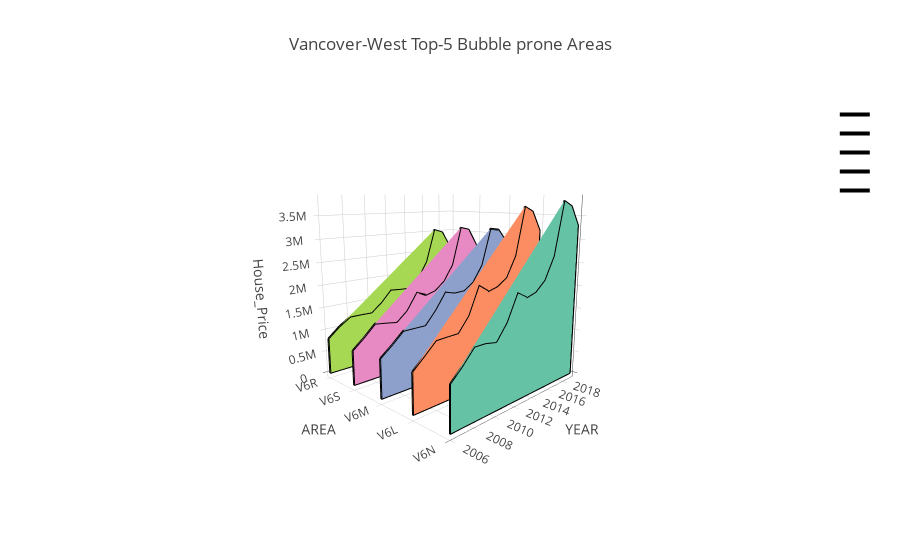

Write notebook code for a chart like this one.
### Markdown cell above
# House Price Comparison on Top-5 Bubbled Areas - 3D Plot

### Code cell
#Loading the list of Bubble proned areas(Obtained from Analysis)
Bubble_Records = pd.read_csv('hpi_van_west.csv')
Bubble_Top5=Bubble_Records.sort_values(by=['MEDIAN'],ascending=False)[:5]
Bubble_list=Bubble_Top5['AREA_CODE'].tolist()
Bubble_Records.sort_values(by=['MEDIAN'],ascending=False)
fill_colors = ['#66c2a5', '#fc8d62', '#8da0cb', '#e78ac3', '#a6d854']
Area_Filter = bca_property_prices_historical_df.groupby('AREA_CODE')
data = []
for Area, fill_color in zip(Bubble_list, fill_colors):
    group = Area_Filter.get_group(Area)
    years = group['YEAR'].tolist()
    length = len(years)
    Area_coords = [Area] * length
    median_hp = group['HOUSE_PRICE'].tolist()
    zeros = [0] * length
    
    data.append(dict(
        type='scatter3d',
        mode='lines',
        x=years + years[::-1] + [years[0]],
        y=Area_coords * 2 + [Area_coords[0]],
        z=median_hp + zeros + [median_hp[0]],
        name='',
        surfaceaxis=1,
        surfacecolor=fill_color,
        line=dict(
            color='black',
            width=4),))
layout = dict(
    title='Vancover-West Top-5 Bubble prone Areas',
    scene=dict(
        xaxis=dict(title='YEAR'),
        yaxis=dict(title='AREA'),
        zaxis=dict(title='House_Price'),
        camera=dict(
            eye=dict(x=-1.7, y=-1.7, z=0.5))))
fig = go.Figure(data=data, layout=layout)
iplot(fig,filename = "Vancover-West Top-5 Bubble prone Areas")

### Figure 1 — Plotly figure (JSON) as saved in the notebook; plotly's stock layout.template omitted (floating-point values rounded to 4 significant figures)
{"data": [{"line": {"color": "black", "width": 4}, "mode": "lines", "name": "", "surfaceaxis": 1, "surfacecolor": "#66c2a5", "type": "scatter3d", "uid": "81a846d7-4a53-4b17-b802-bf38cbb71d23", "x": ["2006", "2007", "2008", "2009", "2010", "2011", "2012", "2013", "2014", "2015", "2016", "2017", "2018", "2019", "2019", "2018", "2017", "2016", "2015", "2014", "2013", "2012", "2011", "2010", "2009", "2008", "2007", "2006", "2006"], "y": ["V6N", "V6N", "V6N", "V6N", "V6N", "V6N", "V6N", "V6N", "V6N", "V6N", "V6N", "V6N", "V6N", "V6N", "V6N", "V6N", "V6N", "V6N", "V6N", "V6N", "V6N", "V6N", "V6N", "V6N", "V6N", "V6N", "V6N", "V6N", "V6N"], "z": [893300, 1127200, 1394100, 1388900, 1342000, 1650000, 2154000, 2021500, 2085700, 2281000, 2730000, 3816250, 3704000, 3303000, 0, 0, 0, 0, 0, 0, 0, 0, 0, 0, 0, 0, 0, 0, 893300]}, {"line": {"color": "black", "width": 4}, "mode": "lines", "name": "", "surfaceaxis": 1, "surfacecolor": "#fc8d62", "type": "scatter3d", "uid": "72aedb11-cc71-4f93-883a-fed8d8f8b567", "x": ["2006", "2007", "2008", "2009", "2010", "2011", "2012", "2013", "2014", "2015", "2016", "2017", "2018", "2019", "2019", "2018", "2017", "2016", "2015", "2014", "2013", "2012", "2011", "2010", "2009", "2008", "2007", "2006", "2006"], "y": ["V6L", "V6L", "V6L", "V6L", "V6L", "V6L", "V6L", "V6L", "V6L", "V6L", "V6L", "V6L", "V6L", "V6L", "V6L", "V6L", "V6L", "V6L", "V6L", "V6L", "V6L", "V6L", "V6L", "V6L", "V6L", "V6L", "V6L", "V6L", "V6L"], "z": [835400, 1059000, 1290000, 1297400, 1298550, 1596450, 2159000, 2002000, 2063600, 2211700, 2647000, 3684000, 3569950, 3145200, 0, 0, 0, 0, 0, 0, 0, 0, 0, 0, 0, 0, 0, 0, 835400]}, {"line": {"color": "black", "width": 4}, "mode": "lines", "name": "", "surfaceaxis": 1, "surfacecolor": "#8da0cb", "type": "scatter3d", "uid": "4d60d180-858b-49f3-ae07-476abc7cce93", "x": ["2006", "2007", "2008", "2009", "2010", "2011", "2012", "2013", "2014", "2015", "2016", "2017", "2018", "2019", "2019", "2018", "2017", "2016", "2015", "2014", "2013", "2012", "2011", "2010", "2009", "2008", "2007", "2006", "2006"], "y": ["V6M", "V6M", "V6M", "V6M", "V6M", "V6M", "V6M", "V6M", "V6M", "V6M", "V6M", "V6M", "V6M", "V6M", "V6M", "V6M", "V6M", "V6M", "V6M", "V6M", "V6M", "V6M", "V6M", "V6M", "V6M", "V6M", "V6M", "V6M", "V6M"], "z": [835000, 1040000, 1268000, 1268000, 1263500, 1542000, 1892800, 1830000, 1836000, 1992600, 2353000, 3162000, 3126200, 2835000, 0, 0, 0, 0, 0, 0, 0, 0, 0, 0, 0, 0, 0, 0, 835000]}, {"line": {"color": "black", "width": 4}, "mode": "lines", "name": "", "surfaceaxis": 1, "surfacecolor": "#e78ac3", "type": "scatter3d", "uid": "1ce736db-511a-4e48-a889-53f0407d16f8", "x": ["2006", "2007", "2008", "2009", "2010", "2011", "2012", "2013", "2014", "2015", "2016", "2017", "2018", "2019", "2019", "2018", "2017", "2016", "2015", "2014", "2013", "2012", "2011", "2010", "2009", "2008", "2007", "2006", "2006"], "y": ["V6S", "V6S", "V6S", "V6S", "V6S", "V6S", "V6S", "V6S", "V6S", "V6S", "V6S", "V6S", "V6S", "V6S", "V6S", "V6S", "V6S", "V6S", "V6S", "V6S", "V6S", "V6S", "V6S", "V6S", "V6S", "V6S", "V6S", "V6S", "V6S"], "z": [759200, 978600, 1224000, 1187900, 1144300, 1355100, 1725000, 1630000, 1694000, 1886000, 2255000, 3135000, 3074900, 2659500, 0, 0, 0, 0, 0, 0, 0, 0, 0, 0, 0, 0, 0, 0, 759200]}, {"line": {"color": "black", "width": 4}, "mode": "lines", "name": "", "surfaceaxis": 1, "surfacecolor": "#a6d854", "type": "scatter3d", "uid": "c558c051-79a0-44b1-a436-a8716eaf6d39", "x": ["2006", "2007", "2008", "2009", "2010", "2011", "2012", "2013", "2014", "2015", "2016", "2017", "2018", "2019", "2019", "2018", "2017", "2016", "2015", "2014", "2013", "2012", "2011", "2010", "2009", "2008", "2007", "2006", "2006"], "y": ["V6R", "V6R", "V6R", "V6R", "V6R", "V6R", "V6R", "V6R", "V6R", "V6R", "V6R", "V6R", "V6R", "V6R", "V6R", "V6R", "V6R", "V6R", "V6R", "V6R", "V6R", "V6R", "V6R", "V6R", "V6R", "V6R", "V6R", "V6R", "V6R"], "z": [805700, 1028400, 1200000, 1198000, 1190000, 1391500, 1658000, 1634000, 1620100, 1825000, 2225000, 3033000, 2951900, 2530000, 0, 0, 0, 0, 0, 0, 0, 0, 0, 0, 0, 0, 0, 0, 805700]}], "layout": {"scene": {"camera": {"eye": {"x": -1.7, "y": -1.7, "z": 0.5}}, "xaxis": {"title": {"text": "YEAR"}}, "yaxis": {"title": {"text": "AREA"}}, "zaxis": {"title": {"text": "House_Price"}}}, "title": {"text": "Vancover-West Top-5 Bubble prone Areas"}}}
